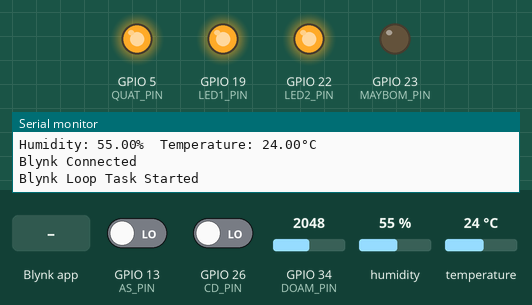
Recording of a sketch running on a simulated ESP32. On the bench: output pins drawn as LEDs (lit = HIGH), the last lines printed to the serial monitor. Inputs (shaded band) come from the test bench; at power-on: GPIO 13 (AS_PIN) LOW, GPIO 26 (CD_PIN) LOW, GPIO 34 (DOAM_PIN) = 2048, humidity 55 %, temperature 24 °C. WiFi joins after 1.5 s; servers stay silent unless stated.

Above: at 2.6 s.
2.7 s: Blynk app writes 1 to V5
At 3.6 s:
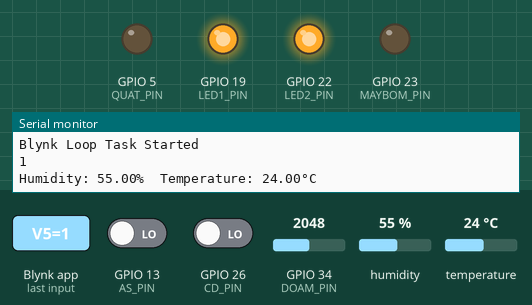
4.2 s: Blynk app writes 1 to V6
At 4.7 s:
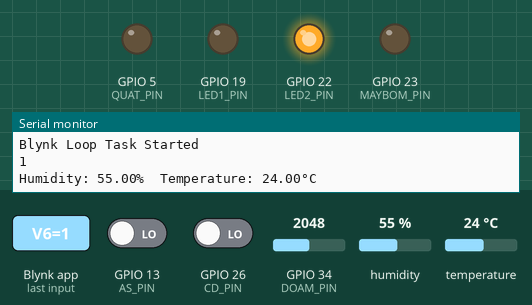
5.7 s: Blynk app writes 0 to V5
At 6.9 s:
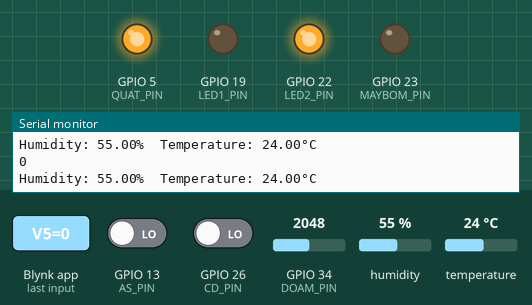
7.2 s: Blynk app writes 1 to V7
At 8.3 s:
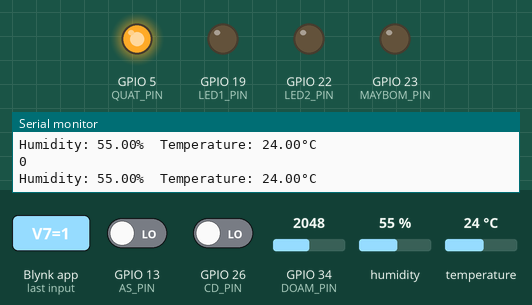
8.7 s: Blynk app writes 0 to V6
At 9.4 s:
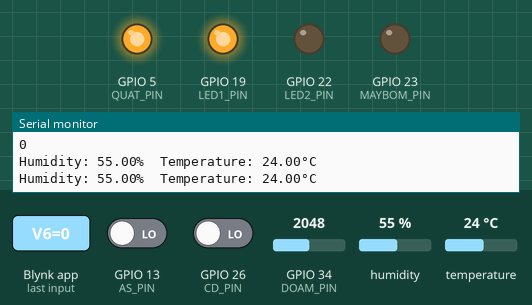
10.2 s: Blynk app writes 1 to V8
At 10.5 s:
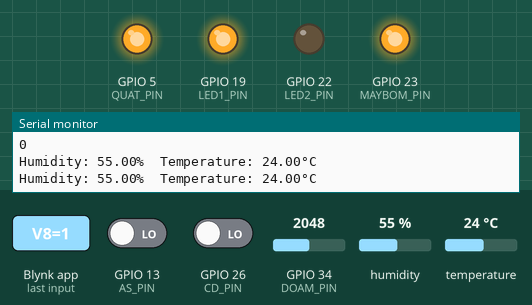
Timing chart, 0 to 12.7 s (numbered marks = the images above; inputs shaded):
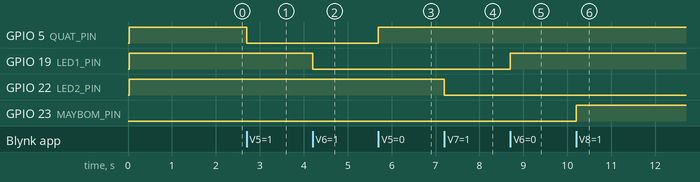

Measured:
- after the input at 2.7 s, GPIO 5 (QUAT_PIN): HIGH → LOW at once
- after the input at 4.2 s, GPIO 19 (LED1_PIN): HIGH → LOW at once
- after the input at 5.7 s, GPIO 5 (QUAT_PIN): LOW → HIGH at once
- after the input at 7.2 s, GPIO 22 (LED2_PIN): HIGH → LOW at once
- after the input at 8.7 s, GPIO 19 (LED1_PIN): LOW → HIGH at once
- after the input at 10.2 s, GPIO 23 (MAYBOM_PIN): LOW → HIGH at once

The sketch:

freeRTOSBlynk.ino
```cpp
#define ARDUINO_RUNNING_CORE 1

#define BLYNK_PRINT Serial
#define BLYNK_TEMPLATE_ID ""
#define BLYNK_DEVICE_NAME ""
#define BLYNK_AUTH_TOKEN ""

#include "Arduino.h"
#include "config_pin.h"
#include "DHT.h"
#include <WiFi.h>
#include <WiFiClient.h>
#include <BlynkSimpleEsp32.h>


int auto1 = 0;
float t = 0, h = 0;

char auth[] = "";
char ssid[] = "";
char pass[] = "";


DHT dht(DHTPIN, DHTTYPE);


void setup() {
  Serial.begin(115200);


  xTaskCreatePinnedToCore(Task_DHT11, "Task_DHT11", 8000, NULL, 2, NULL, ARDUINO_RUNNING_CORE);
  xTaskCreatePinnedToCore(Task_Control, "Task_Control", 8000, NULL, 1, NULL, ARDUINO_RUNNING_CORE);
  xTaskCreatePinnedToCore(Task_Blynk_Loop, "loop1", 4096, NULL, 1, NULL, ARDUINO_RUNNING_CORE);

  Serial.println("");
  Serial.println("Connected and Ready - Waiting for Button Press\n");
}

void Task_Blynk_Loop(void * pvParameters){
  (void)pvParameters;

  Blynk.begin(auth, ssid, pass);
  while (Blynk.connected() == false) {
  }
  Serial.println();
  Serial.println("Blynk Connected");
  Serial.println("Blynk Loop Task Started");
  while (1) {
     Blynk.run();
     delay(1);
  }
}

void Task_DHT11(void *pvParameters)
{
    (void)pvParameters;

    dht.begin();

    while (1) // A Task shall never return or exit.
    {
        h = dht.readHumidity();
        t = dht.readTemperature();
        if (isnan(h) || isnan(t))
        {
            Serial.println(F("Failed to read from DHT sensor!"));
        }
        else
        {
            Serial.print(F("Humidity: "));
            Serial.print(h);
            Serial.print(F("%  Temperature: "));
            Serial.print(t);
            Serial.println(F("°C "));
            if(Blynk.connected() == true)
            {
              Blynk.virtualWrite(V0, int(t));
              Blynk.virtualWrite(V1, int(h));
            }
        }

        vTaskDelay(3000);
    }
}

void Task_Control(void *pvParameters)
{
    (void)pvParameters;

    pinMode(LED1_PIN, OUTPUT);
    pinMode(LED2_PIN, OUTPUT);
    pinMode(QUAT_PIN, OUTPUT);
    pinMode(MAYBOM_PIN, OUTPUT);
    pinMode(CD_PIN, INPUT);
    pinMode(AS_PIN, INPUT);
    pinMode(DOAM_PIN, INPUT);

    digitalWrite(QUAT_PIN, 1);
    digitalWrite(LED2_PIN, 1);
    digitalWrite(LED1_PIN, 1);
    digitalWrite(MAYBOM_PIN, 0);

    while (1)
    {

        int s = analogRead(DOAM_PIN);
        int soil = 100 - map(s,0, 4095, 0, 100);
        Blynk.virtualWrite(V2, soil);

        int p = digitalRead(AS_PIN);
        int a = digitalRead(CD_PIN);
        Blynk.virtualWrite(V3, a);

        if(auto1 == 1)
        {

          if(t > 32 )         digitalWrite(QUAT_PIN, 0);
          else                digitalWrite(QUAT_PIN, 1);
          Blynk.virtualWrite(V5, t > 32);

          if(soil < 30)       digitalWrite(MAYBOM_PIN, 1);
          else                digitalWrite(MAYBOM_PIN, 0);
          Blynk.virtualWrite(V8, soil < 30);

          if(p == 1)          digitalWrite(LED1_PIN, 0);
          else                digitalWrite(LED1_PIN, 1);
          Blynk.virtualWrite(V6, p == 1);

          if(a == 1)          digitalWrite(LED2_PIN, 0);
          else if(a == 0)     digitalWrite(LED2_PIN, 1);
          Blynk.virtualWrite(V7, a == 1);
        }
        vTaskDelay(2000);
    }
}

BLYNK_WRITE(V5)
{
  int b = param.asInt();
  Serial.println(b);
  if(auto1 == 0)
  {
    if(b == 1)digitalWrite(QUAT_PIN, 0);
    else digitalWrite(QUAT_PIN, 1);
  }
  delay(200);
}
BLYNK_WRITE(V4)
{
  auto1 = param.asInt();
  Serial.println(auto1);
  delay(200);
}


BLYNK_WRITE(V6)
{
  int b = param.asInt();
  if(auto1 == 0)
  {
  if(b == 1)digitalWrite(LED1_PIN, 0);
  else digitalWrite(LED1_PIN, 1);
  }
}
BLYNK_WRITE(V7)
{
  int b = param.asInt();
  if(auto1 == 0)
  {
  if(b == 1)digitalWrite(LED2_PIN, 0);
  else digitalWrite(LED2_PIN, 1);
  }
}
BLYNK_WRITE(V8)
{
  int b = param.asInt();
  if(auto1 == 0)
  {
      digitalWrite(MAYBOM_PIN, b);
  }
}

void loop() {
}
```

config_pin.h
```cpp
#define DHTTYPE    DHT11     // DHT 22 (AM2302)
#define DHTPIN 15     // Digital pin connected to the DHT sensor
#define CD_PIN 26
#define MAYBOM_PIN 23
#define LED1_PIN 19
#define LED2_PIN 22
#define AS_PIN 13
#define QUAT_PIN 5
#define DOAM_PIN 34
```
